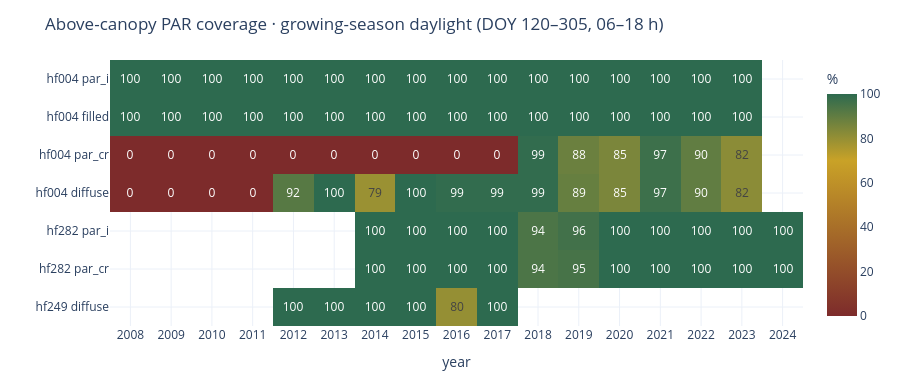

Notebook source saved alongside this figure:
### Code cell
fig = px.imshow(
    cov.T, text_auto=".0f", aspect="auto", origin="upper",
    color_continuous_scale=[(0.0, "#7d2b2b"), (0.7, "#c9a227"), (1.0, "#2d6a4f")],
    range_color=[0, 100],
    labels=dict(x="year", y="", color="coverage %"),
)
fig.update_layout(
    title="Above-canopy PAR coverage · growing-season daylight (DOY 120–305, 06–18 h)",
    template="plotly_white", height=380, margin=dict(l=110, r=20, t=60, b=40),
    coloraxis_colorbar=dict(title="%"),
)
fig.update_xaxes(dtick=1, tickangle=0)
fig.show()

### Figure 1 — Plotly figure (JSON) as saved in the notebook; plotly's stock layout.template omitted (floating-point values rounded to 4 significant figures)
{"data": [{"coloraxis": "coloraxis", "hovertemplate": "year: %{x}<br>y: %{y}<br>coverage %: %{z}<extra></extra>", "name": "0", "texttemplate": "%{z:.0f}", "type": "heatmap", "x": [2008, 2009, 2010, 2011, 2012, 2013, 2014, 2015, 2016, 2017, 2018, 2019, 2020, 2021, 2022, 2023, 2024], "xaxis": "x", "y": ["hf004 par_i", "hf004 filled", "hf004 par_cr", "hf004 diffuse", "hf282 par_i", "hf282 par_cr", "hf249 diffuse"], "yaxis": "y", "z": [[100.0, 100.0, 100.0, 100.0, 100.0, 100.0, 100.0, 100.0, 100.0, 100.0, 100.0, 100.0, 100.0, 100.0, 100.0, 100.0, NaN], [100.0, 100.0, 100.0, 100.0, 100.0, 100.0, 100.0, 100.0, 100.0, 100.0, 100.0, 100.0, 100.0, 100.0, 100.0, 100.0, NaN], [0.0, 0.0, 0.0, 0.0, 0.0, 0.0, 0.0, 0.0, 0.0, 0.0, 99.0, 88.0, 85.0, 97.0, 90.0, 82.0, NaN], [0.0, 0.0, 0.0, 0.0, 92.0, 100.0, 79.0, 100.0, 99.0, 99.0, 99.0, 89.0, 85.0, 97.0, 90.0, 82.0, NaN], [NaN, NaN, NaN, NaN, NaN, NaN, 100.0, 100.0, 100.0, 100.0, 94.0, 96.0, 100.0, 100.0, 100.0, 100.0, 100.0], [NaN, NaN, NaN, NaN, NaN, NaN, 100.0, 100.0, 100.0, 100.0, 94.0, 95.0, 100.0, 100.0, 100.0, 100.0, 100.0], [NaN, NaN, NaN, NaN, 100.0, 100.0, 100.0, 100.0, 80.0, 100.0, NaN, NaN, NaN, NaN, NaN, NaN, NaN]]}], "layout": {"coloraxis": {"autocolorscale": false, "cmax": 100, "cmin": 0, "colorbar": {"title": {"text": "%"}}, "colorscale": [[0, "#7d2b2b"], [0.7, "#c9a227"], [1, "#2d6a4f"]]}, "height": 380, "margin": {"b": 40, "l": 110, "r": 20, "t": 60}, "title": {"text": "Above-canopy PAR coverage · growing-season daylight (DOY 120–305, 06–18 h)"}, "xaxis": {"anchor": "y", "domain": [0, 1], "dtick": 1, "tickangle": 0, "title": {"text": "year"}}, "yaxis": {"anchor": "x", "autorange": "reversed", "domain": [0, 1]}}}
